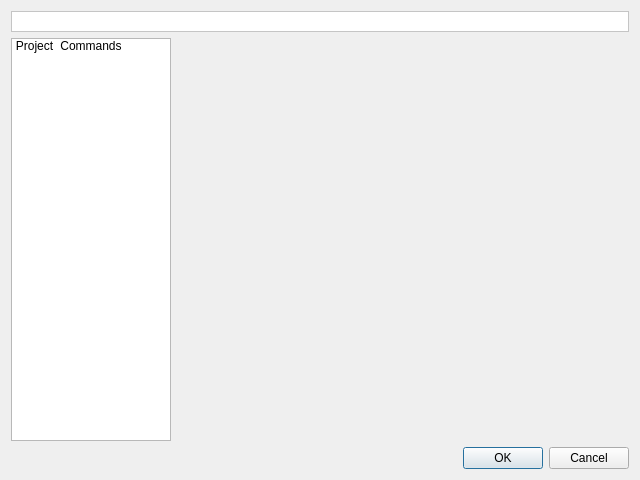
<?xml version="1.0" encoding="UTF-8"?>
<ui version="4.0">
 <class>UIXUPEditor</class>
 <widget class="QDialog" name="UIXUPEditor">
  <property name="geometry">
   <rect>
    <x>0</x>
    <y>0</y>
    <width>640</width>
    <height>480</height>
   </rect>
  </property>
  <property name="windowTitle">
   <string>XUP Project Editor</string>
  </property>
  <layout class="QGridLayout" name="gridLayout_2">
   <item row="1" column="0">
    <widget class="QListWidget" name="lwPages">
     <property name="minimumSize">
      <size>
       <width>160</width>
       <height>0</height>
      </size>
     </property>
     <property name="maximumSize">
      <size>
       <width>160</width>
       <height>16777215</height>
      </size>
     </property>
     <property name="iconSize">
      <size>
       <width>22</width>
       <height>22</height>
      </size>
     </property>
     <property name="movement">
      <enum>QListView::Static</enum>
     </property>
     <property name="viewMode">
      <enum>QListView::IconMode</enum>
     </property>
     <item>
      <property name="text">
       <string>Project</string>
      </property>
      <property name="icon">
       <iconset resource="../../../../../monkey/src/resources/resources.qrc">
        <normaloff>:/xupeditor/icons/xupeditor/project.png</normaloff>:/xupeditor/icons/xupeditor/project.png</iconset>
      </property>
     </item>
     <item>
      <property name="text">
       <string>Commands</string>
      </property>
      <property name="icon">
       <iconset resource="../../../../../monkey/src/resources/resources.qrc">
        <normaloff>:/xupeditor/icons/xupeditor/compiler.png</normaloff>:/xupeditor/icons/xupeditor/compiler.png</iconset>
      </property>
     </item>
    </widget>
   </item>
   <item row="1" column="1">
    <widget class="QStackedWidget" name="swPages">
     <property name="currentIndex">
      <number>1</number>
     </property>
     <widget class="QWidget" name="wProject">
      <layout class="QVBoxLayout" name="verticalLayout_2">
       <item>
        <widget class="QGroupBox" name="gbProject">
         <property name="sizePolicy">
          <sizepolicy hsizetype="Preferred" vsizetype="Maximum">
           <horstretch>0</horstretch>
           <verstretch>0</verstretch>
          </sizepolicy>
         </property>
         <property name="title">
          <string>Project</string>
         </property>
         <layout class="QGridLayout" name="gridLayout">
          <item row="0" column="0">
           <widget class="QLabel" name="lProjectName">
            <property name="text">
             <string>Name</string>
            </property>
            <property name="buddy">
             <cstring>leProjectName</cstring>
            </property>
           </widget>
          </item>
          <item row="0" column="1">
           <widget class="QLineEdit" name="leProjectName"/>
          </item>
          <item row="1" column="0">
           <widget class="QLabel" name="lMainFile">
            <property name="text">
             <string>Main File</string>
            </property>
           </widget>
          </item>
          <item row="1" column="1">
           <widget class="QComboBox" name="cbMainFile">
            <property name="sizePolicy">
             <sizepolicy hsizetype="Expanding" vsizetype="Fixed">
              <horstretch>0</horstretch>
              <verstretch>0</verstretch>
             </sizepolicy>
            </property>
           </widget>
          </item>
         </layout>
        </widget>
       </item>
       <item>
        <widget class="QGroupBox" name="gbDynamicFolder">
         <property name="sizePolicy">
          <sizepolicy hsizetype="Preferred" vsizetype="Expanding">
           <horstretch>0</horstretch>
           <verstretch>0</verstretch>
          </sizepolicy>
         </property>
         <property name="title">
          <string>Dynamic Folder</string>
         </property>
         <property name="checkable">
          <bool>true</bool>
         </property>
         <property name="checked">
          <bool>false</bool>
         </property>
         <layout class="QVBoxLayout" name="verticalLayout">
          <item>
           <layout class="QHBoxLayout" name="hlDynamicFolder">
            <item>
             <widget class="QLabel" name="lDynamicFolder">
              <property name="text">
               <string>Folder</string>
              </property>
             </widget>
            </item>
            <item>
             <widget class="QLineEdit" name="leDynamicFolder"/>
            </item>
            <item>
             <widget class="QToolButton" name="tbDynamicFolder">
              <property name="icon">
               <iconset resource="../../../../../monkey/src/resources/resources.qrc">
                <normaloff>:/listeditor/icons/listeditor/folder.png</normaloff>:/listeditor/icons/listeditor/folder.png</iconset>
              </property>
             </widget>
            </item>
           </layout>
          </item>
          <item>
           <widget class="pStringListEditor" name="gbDynamicFilesPatterns">
            <property name="sizePolicy">
             <sizepolicy hsizetype="Preferred" vsizetype="Expanding">
              <horstretch>0</horstretch>
              <verstretch>0</verstretch>
             </sizepolicy>
            </property>
            <property name="title">
             <string>Files Patterns</string>
            </property>
            <property name="flat">
             <bool>true</bool>
            </property>
           </widget>
          </item>
         </layout>
        </widget>
       </item>
       <item>
        <spacer name="verticalSpacer">
         <property name="orientation">
          <enum>Qt::Vertical</enum>
         </property>
         <property name="sizeType">
          <enum>QSizePolicy::Preferred</enum>
         </property>
         <property name="sizeHint" stdset="0">
          <size>
           <width>16</width>
           <height>16</height>
          </size>
         </property>
        </spacer>
       </item>
      </layout>
     </widget>
     <widget class="CommandsEditor" name="ceEditor"/>
    </widget>
   </item>
   <item row="2" column="0" colspan="2">
    <widget class="QDialogButtonBox" name="dbbButtons">
     <property name="orientation">
      <enum>Qt::Horizontal</enum>
     </property>
     <property name="standardButtons">
      <set>QDialogButtonBox::Cancel|QDialogButtonBox::Ok</set>
     </property>
    </widget>
   </item>
   <item row="0" column="0" colspan="2">
    <widget class="QLabel" name="lTitle">
     <property name="minimumSize">
      <size>
       <width>0</width>
       <height>21</height>
      </size>
     </property>
     <property name="maximumSize">
      <size>
       <width>16777215</width>
       <height>21</height>
      </size>
     </property>
     <property name="palette">
      <palette>
       <active>
        <colorrole role="Base">
         <brush brushstyle="SolidPattern">
          <color alpha="255">
           <red>255</red>
           <green>255</green>
           <blue>255</blue>
          </color>
         </brush>
        </colorrole>
        <colorrole role="Window">
         <brush brushstyle="SolidPattern">
          <color alpha="255">
           <red>255</red>
           <green>255</green>
           <blue>255</blue>
          </color>
         </brush>
        </colorrole>
       </active>
       <inactive>
        <colorrole role="Base">
         <brush brushstyle="SolidPattern">
          <color alpha="255">
           <red>255</red>
           <green>255</green>
           <blue>255</blue>
          </color>
         </brush>
        </colorrole>
        <colorrole role="Window">
         <brush brushstyle="SolidPattern">
          <color alpha="255">
           <red>255</red>
           <green>255</green>
           <blue>255</blue>
          </color>
         </brush>
        </colorrole>
       </inactive>
       <disabled>
        <colorrole role="Base">
         <brush brushstyle="SolidPattern">
          <color alpha="255">
           <red>255</red>
           <green>255</green>
           <blue>255</blue>
          </color>
         </brush>
        </colorrole>
        <colorrole role="Window">
         <brush brushstyle="SolidPattern">
          <color alpha="255">
           <red>255</red>
           <green>255</green>
           <blue>255</blue>
          </color>
         </brush>
        </colorrole>
       </disabled>
      </palette>
     </property>
     <property name="font">
      <font>
       <weight>75</weight>
       <bold>true</bold>
      </font>
     </property>
     <property name="autoFillBackground">
      <bool>true</bool>
     </property>
     <property name="frameShape">
      <enum>QFrame::StyledPanel</enum>
     </property>
     <property name="frameShadow">
      <enum>QFrame::Raised</enum>
     </property>
     <property name="alignment">
      <set>Qt::AlignRight|Qt::AlignTrailing|Qt::AlignVCenter</set>
     </property>
     <property name="indent">
      <number>9</number>
     </property>
    </widget>
   </item>
  </layout>
 </widget>
 <customwidgets>
  <customwidget>
   <class>pStringListEditor</class>
   <extends>QGroupBox</extends>
   <header location="global">pStringListEditor.h</header>
   <container>1</container>
  </customwidget>
  <customwidget>
   <class>CommandsEditor</class>
   <extends>QFrame</extends>
   <header location="global">CommandsEditor.h</header>
   <container>1</container>
  </customwidget>
 </customwidgets>
 <resources>
  <include location="../../../../../monkey/src/resources/resources.qrc"/>
 </resources>
 <connections>
  <connection>
   <sender>dbbButtons</sender>
   <signal>accepted()</signal>
   <receiver>UIXUPEditor</receiver>
   <slot>accept()</slot>
   <hints>
    <hint type="sourcelabel">
     <x>396</x>
     <y>453</y>
    </hint>
    <hint type="destinationlabel">
     <x>157</x>
     <y>274</y>
    </hint>
   </hints>
  </connection>
  <connection>
   <sender>dbbButtons</sender>
   <signal>rejected()</signal>
   <receiver>UIXUPEditor</receiver>
   <slot>reject()</slot>
   <hints>
    <hint type="sourcelabel">
     <x>464</x>
     <y>453</y>
    </hint>
    <hint type="destinationlabel">
     <x>286</x>
     <y>274</y>
    </hint>
   </hints>
  </connection>
  <connection>
   <sender>lwPages</sender>
   <signal>currentRowChanged(int)</signal>
   <receiver>swPages</receiver>
   <slot>setCurrentIndex(int)</slot>
   <hints>
    <hint type="sourcelabel">
     <x>106</x>
     <y>53</y>
    </hint>
    <hint type="destinationlabel">
     <x>175</x>
     <y>33</y>
    </hint>
   </hints>
  </connection>
  <connection>
   <sender>lwPages</sender>
   <signal>currentTextChanged(QString)</signal>
   <receiver>lTitle</receiver>
   <slot>setText(QString)</slot>
   <hints>
    <hint type="sourcelabel">
     <x>104</x>
     <y>81</y>
    </hint>
    <hint type="destinationlabel">
     <x>156</x>
     <y>16</y>
    </hint>
   </hints>
  </connection>
 </connections>
</ui>
